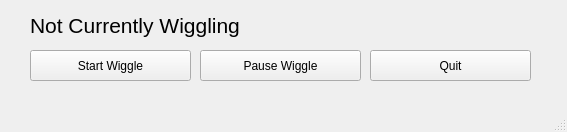
<?xml version="1.0" encoding="UTF-8"?>
<ui version="4.0">
 <class>Main</class>
 <widget class="QMainWindow" name="Main">
  <property name="geometry">
   <rect>
    <x>0</x>
    <y>0</y>
    <width>567</width>
    <height>132</height>
   </rect>
  </property>
  <property name="windowTitle">
   <string>Wiggler</string>
  </property>
  <widget class="QWidget" name="centralwidget">
   <widget class="QPushButton" name="Start">
    <property name="geometry">
     <rect>
      <x>30</x>
      <y>50</y>
      <width>161</width>
      <height>31</height>
     </rect>
    </property>
    <property name="cursor">
     <cursorShape>PointingHandCursor</cursorShape>
    </property>
    <property name="text">
     <string>Start Wiggle</string>
    </property>
    <property name="shortcut">
     <string>Ctrl+W</string>
    </property>
   </widget>
   <widget class="QPushButton" name="Pause">
    <property name="geometry">
     <rect>
      <x>200</x>
      <y>50</y>
      <width>161</width>
      <height>31</height>
     </rect>
    </property>
    <property name="cursor">
     <cursorShape>PointingHandCursor</cursorShape>
    </property>
    <property name="text">
     <string>Pause Wiggle</string>
    </property>
    <property name="shortcut">
     <string>Ctrl+X</string>
    </property>
   </widget>
   <widget class="QPushButton" name="Quit">
    <property name="geometry">
     <rect>
      <x>370</x>
      <y>50</y>
      <width>161</width>
      <height>31</height>
     </rect>
    </property>
    <property name="text">
     <string>Quit</string>
    </property>
    <property name="shortcut">
     <string>Esc</string>
    </property>
   </widget>
   <widget class="QLabel" name="Status">
    <property name="geometry">
     <rect>
      <x>30</x>
      <y>10</y>
      <width>491</width>
      <height>31</height>
     </rect>
    </property>
    <property name="font">
     <font>
      <pointsize>16</pointsize>
     </font>
    </property>
    <property name="text">
     <string>Not Currently Wiggling</string>
    </property>
   </widget>
  </widget>
  <widget class="QMenuBar" name="menubar">
   <property name="geometry">
    <rect>
     <x>0</x>
     <y>0</y>
     <width>567</width>
     <height>26</height>
    </rect>
   </property>
  </widget>
  <widget class="QStatusBar" name="statusbar"/>
 </widget>
 <resources/>
 <connections/>
</ui>
